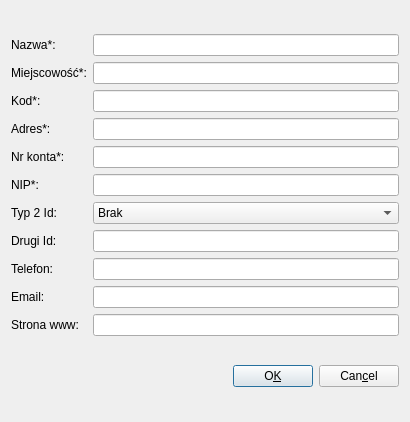
<?xml version="1.0" encoding="UTF-8"?>
<ui version="4.0">
 <class>Uzytkownik</class>
 <widget class="QDialog" name="Uzytkownik">
  <property name="geometry">
   <rect>
    <x>0</x>
    <y>0</y>
    <width>410</width>
    <height>422</height>
   </rect>
  </property>
  <property name="windowTitle">
   <string>Dane firmy</string>
  </property>
  <layout class="QGridLayout">
   <item row="1" column="0">
    <layout class="QHBoxLayout">
     <item>
      <spacer>
       <property name="orientation">
        <enum>Qt::Horizontal</enum>
       </property>
       <property name="sizeType">
        <enum>QSizePolicy::Expanding</enum>
       </property>
       <property name="sizeHint" stdset="0">
        <size>
         <width>40</width>
         <height>20</height>
        </size>
       </property>
      </spacer>
     </item>
     <item>
      <widget class="QPushButton" name="okButton">
       <property name="text">
        <string>O&amp;K</string>
       </property>
       <property name="shortcut">
        <string>Alt+K</string>
       </property>
      </widget>
     </item>
     <item>
      <widget class="QPushButton" name="cancelButton">
       <property name="text">
        <string>Can&amp;cel</string>
       </property>
       <property name="shortcut">
        <string>Alt+C</string>
       </property>
      </widget>
     </item>
    </layout>
   </item>
   <item row="0" column="0">
    <layout class="QHBoxLayout">
     <item>
      <layout class="QVBoxLayout">
       <item>
        <widget class="QLabel" name="textLabel1">
         <property name="text">
          <string>Nazwa*:</string>
         </property>
         <property name="wordWrap">
          <bool>false</bool>
         </property>
        </widget>
       </item>
       <item>
        <widget class="QLabel" name="textLabel3">
         <property name="text">
          <string>Miejscowość*:</string>
         </property>
         <property name="wordWrap">
          <bool>false</bool>
         </property>
        </widget>
       </item>
       <item>
        <widget class="QLabel" name="textLabel4">
         <property name="text">
          <string>Kod*:</string>
         </property>
         <property name="wordWrap">
          <bool>false</bool>
         </property>
        </widget>
       </item>
       <item>
        <widget class="QLabel" name="textLabel2">
         <property name="text">
          <string>Adres*:</string>
         </property>
         <property name="wordWrap">
          <bool>false</bool>
         </property>
        </widget>
       </item>
       <item>
        <widget class="QLabel" name="textLabel5">
         <property name="text">
          <string>Nr konta*:</string>
         </property>
         <property name="wordWrap">
          <bool>false</bool>
         </property>
        </widget>
       </item>
       <item>
        <widget class="QLabel" name="textLabel2_2">
         <property name="text">
          <string>NIP*:</string>
         </property>
         <property name="wordWrap">
          <bool>false</bool>
         </property>
        </widget>
       </item>
       <item>
        <widget class="QLabel" name="textLabel2_2_2_2">
         <property name="text">
          <string>Typ 2 Id:</string>
         </property>
         <property name="wordWrap">
          <bool>false</bool>
         </property>
        </widget>
       </item>
       <item>
        <widget class="QLabel" name="textLabel2_2_2">
         <property name="text">
          <string>Drugi Id:</string>
         </property>
         <property name="wordWrap">
          <bool>false</bool>
         </property>
        </widget>
       </item>
       <item>
        <widget class="QLabel" name="telLabel">
         <property name="text">
          <string>Telefon:</string>
         </property>
        </widget>
       </item>
       <item>
        <widget class="QLabel" name="emailLabel">
         <property name="text">
          <string>Email:</string>
         </property>
        </widget>
       </item>
       <item>
        <widget class="QLabel" name="wwwLabel">
         <property name="text">
          <string>Strona www:</string>
         </property>
        </widget>
       </item>
      </layout>
     </item>
     <item>
      <layout class="QVBoxLayout">
       <item>
        <widget class="QLineEdit" name="nameEdit"/>
       </item>
       <item>
        <widget class="QLineEdit" name="placeEdit"/>
       </item>
       <item>
        <widget class="QLineEdit" name="codeEdit"/>
       </item>
       <item>
        <widget class="QLineEdit" name="addressEdit"/>
       </item>
       <item>
        <widget class="QLineEdit" name="accountEdit">
         <property name="inputMask">
          <string/>
         </property>
         <property name="maxLength">
          <number>34</number>
         </property>
        </widget>
       </item>
       <item>
        <widget class="QLineEdit" name="nipEdit">
         <property name="inputMask">
          <string/>
         </property>
         <property name="maxLength">
          <number>13</number>
         </property>
        </widget>
       </item>
       <item>
        <widget class="QComboBox" name="secIdType">
         <item>
          <property name="text">
           <string>Brak</string>
          </property>
         </item>
         <item>
          <property name="text">
           <string>NUSP</string>
          </property>
         </item>
         <item>
          <property name="text">
           <string>REGON</string>
          </property>
         </item>
         <item>
          <property name="text">
           <string>PESEL</string>
          </property>
         </item>
         <item>
          <property name="text">
           <string>Dowód osobisty</string>
          </property>
         </item>
         <item>
          <property name="text">
           <string>Paszport</string>
          </property>
         </item>
        </widget>
       </item>
       <item>
        <widget class="QLineEdit" name="regonEdit"/>
       </item>
       <item>
        <widget class="QLineEdit" name="phonEdit"/>
       </item>
       <item>
        <widget class="QLineEdit" name="emailEdit"/>
       </item>
       <item>
        <widget class="QLineEdit" name="webEdit"/>
       </item>
      </layout>
     </item>
    </layout>
   </item>
  </layout>
 </widget>
 <layoutdefault spacing="6" margin="11"/>
 <pixmapfunction>qPixmapFromMimeSource</pixmapfunction>
 <resources/>
 <connections>
  <connection>
   <sender>okButton</sender>
   <signal>clicked()</signal>
   <receiver>Uzytkownik</receiver>
   <slot>okClick()</slot>
   <hints>
    <hint type="sourcelabel">
     <x>20</x>
     <y>20</y>
    </hint>
    <hint type="destinationlabel">
     <x>20</x>
     <y>20</y>
    </hint>
   </hints>
  </connection>
  <connection>
   <sender>cancelButton</sender>
   <signal>clicked()</signal>
   <receiver>Uzytkownik</receiver>
   <slot>close()</slot>
   <hints>
    <hint type="sourcelabel">
     <x>20</x>
     <y>20</y>
    </hint>
    <hint type="destinationlabel">
     <x>20</x>
     <y>20</y>
    </hint>
   </hints>
  </connection>
 </connections>
</ui>
